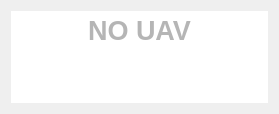
<?xml version="1.0" encoding="UTF-8"?>
<ui version="4.0">
 <class>UnconnectedUASInfoWidget</class>
 <widget class="QGroupBox" name="UnconnectedUASInfoWidget">
  <property name="geometry">
   <rect>
    <x>0</x>
    <y>0</y>
    <width>279</width>
    <height>114</height>
   </rect>
  </property>
  <property name="windowTitle">
   <string/>
  </property>
  <property name="styleSheet">
   <string notr="true">border:0;</string>
  </property>
  <property name="title">
   <string/>
  </property>
  <layout class="QGridLayout" name="gridLayout">
   <item row="0" column="0">
    <widget class="QTextEdit" name="textEdit">
     <property name="lineWidth">
      <number>0</number>
     </property>
     <property name="verticalScrollBarPolicy">
      <enum>Qt::ScrollBarAlwaysOff</enum>
     </property>
     <property name="horizontalScrollBarPolicy">
      <enum>Qt::ScrollBarAlwaysOff</enum>
     </property>
     <property name="autoFormatting">
      <set>QTextEdit::AutoAll</set>
     </property>
     <property name="undoRedoEnabled">
      <bool>false</bool>
     </property>
     <property name="readOnly">
      <bool>true</bool>
     </property>
     <property name="html">
      <string>&lt;!DOCTYPE HTML PUBLIC &quot;-//W3C//DTD HTML 4.0//EN&quot; &quot;http://www.w3.org/TR/REC-html40/strict.dtd&quot;&gt;
&lt;html&gt;&lt;head&gt;&lt;meta name=&quot;qrichtext&quot; content=&quot;1&quot; /&gt;&lt;style type=&quot;text/css&quot;&gt;
p, li { white-space: pre-wrap; }
&lt;/style&gt;&lt;/head&gt;&lt;body style=&quot; font-family:'Ubuntu'; font-size:11pt; font-weight:400; font-style:normal;&quot;&gt;
&lt;table border=&quot;0&quot; style=&quot;-qt-table-type: root; margin-top:4px; margin-bottom:4px; margin-left:4px; margin-right:4px;&quot;&gt;
&lt;tr&gt;
&lt;td style=&quot;border: none;&quot;&gt;
&lt;p align=&quot;center&quot; style=&quot; margin-top:0px; margin-bottom:0px; margin-left:0px; margin-right:0px; -qt-block-indent:0; text-indent:0px;&quot;&gt;&lt;span style=&quot; font-size:20pt; font-weight:600; color:#b5b5b5;&quot;&gt;NO UAV&lt;/span&gt;&lt;/p&gt;&lt;/td&gt;&lt;/tr&gt;&lt;/table&gt;&lt;/body&gt;&lt;/html&gt;</string>
     </property>
    </widget>
   </item>
  </layout>
 </widget>
 <resources/>
 <connections/>
</ui>
